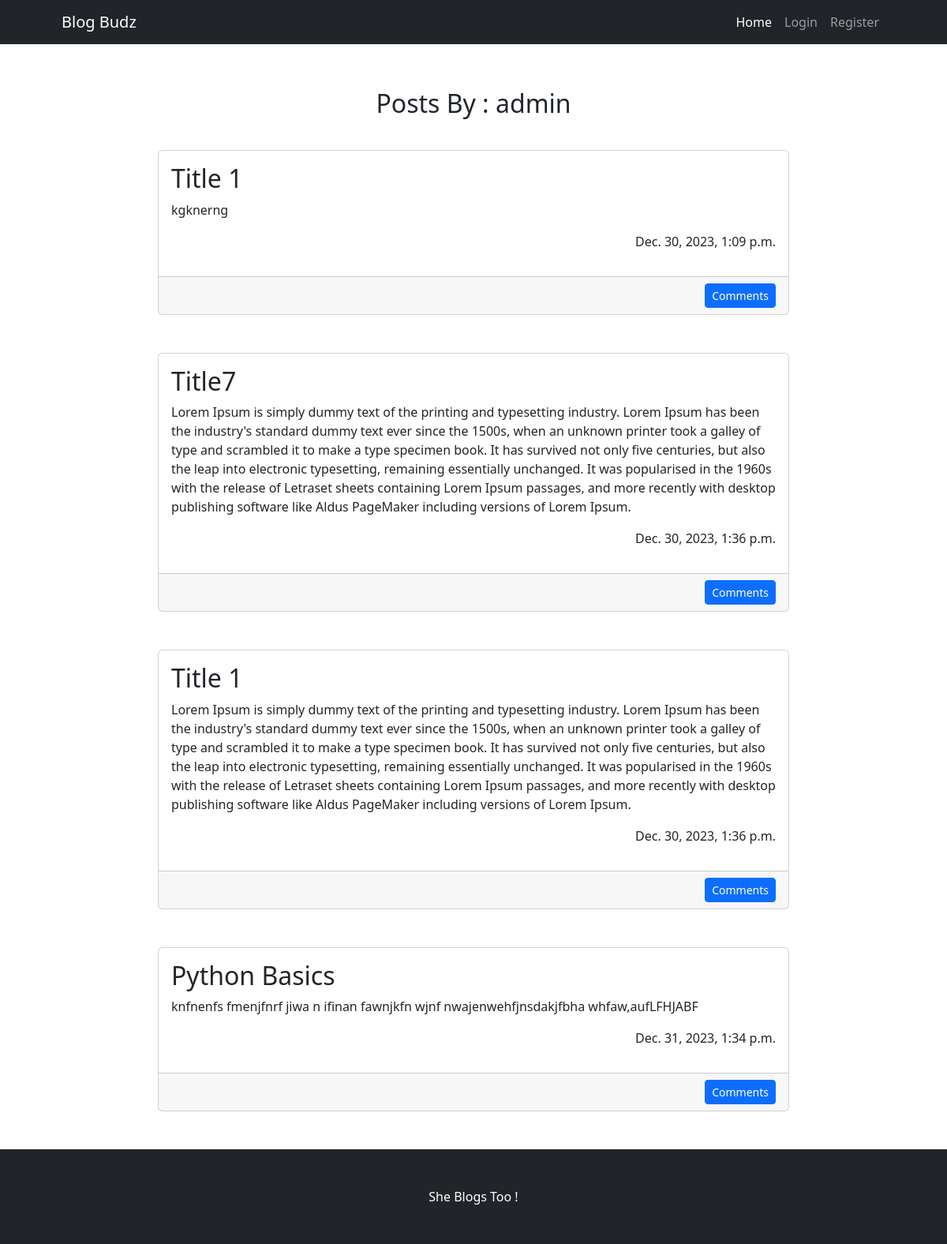
The app's page /get_articles/2, older data.
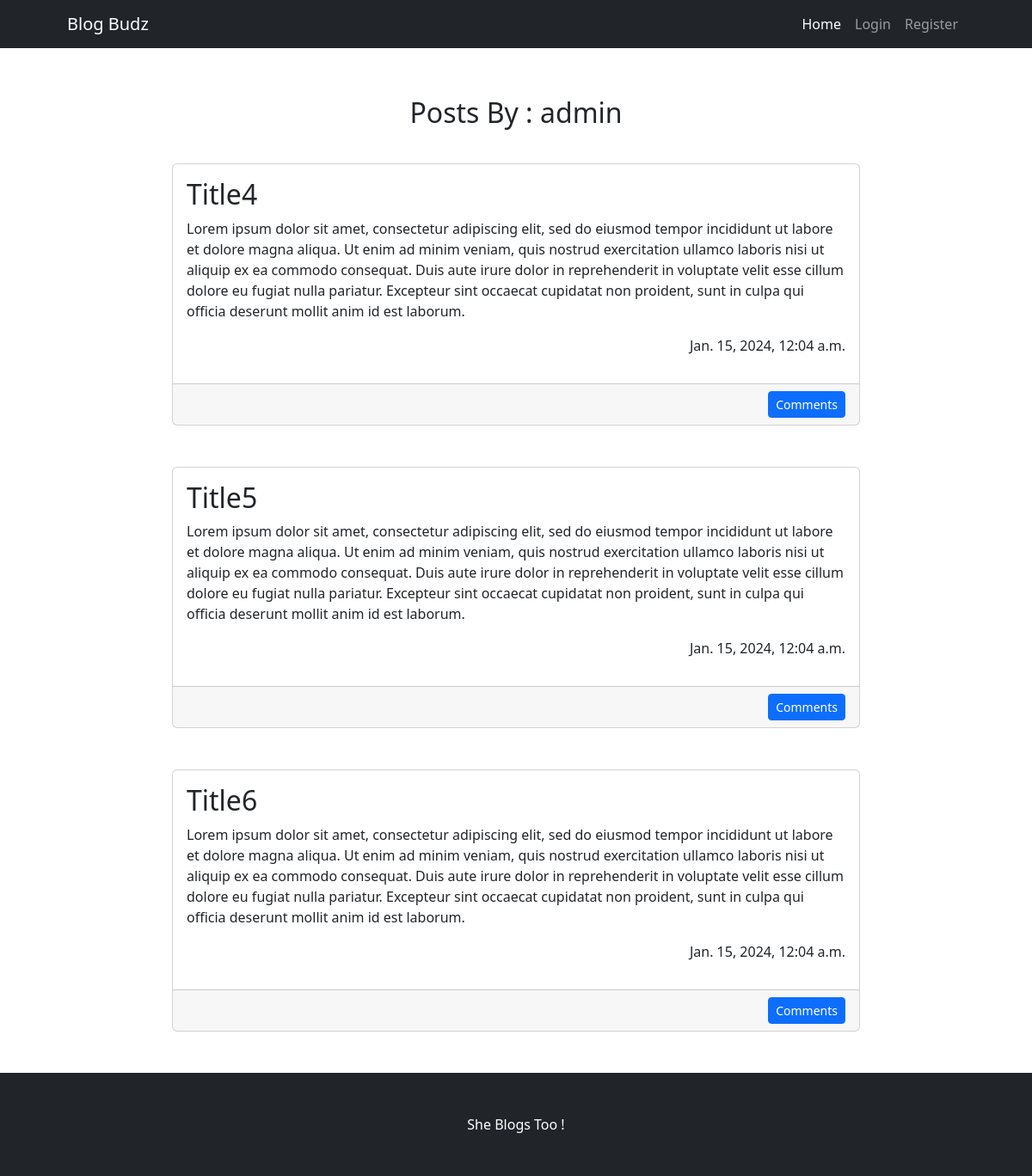
The same page, newer data.
### main/models.py (models this page shows, shortened)
class Article(models.Model):
    title = models.TextField(max_length = 256)
    description = models.TextField(max_length = 256)
    created_date = models.DateTimeField(default=datetime.now(), blank=True)
    author = models.ForeignKey(User, default=None , on_delete = models.CASCADE)

### main/views.py (the view)
# urls.py: path('get_articles/<int:pk>', views.get_articles, name = "get_articles"),
def get_articles(request, pk):
    instances = Article.objects.all().order_by("created_date").filter(author_id = pk)
    for i in instances:
        name = i.author
        break
    data = {
        "articles" : instances ,
         "name" : name
    }
    return render(request, "get_articles.html", data)

### templates/get_articles.html
{% extends 'base.html' %}
{% block content %}
<br><br>
<div class="col d-flex justify-content-center">
        <div class="bg-null my-1 py-1 text-center">
            <div ><h2>Posts By : {{ name }}</h2> </div>
        </div>
</div> <br>
{% for article in articles %}
<div class="col d-flex justify-content-center">
<div class="col-md-8 mb-5">
  <div class="card h-100">
      <div class="card-body">
          <h2 class="card-title">{{ article.title }}</h2>
          <p class="card-text">{{ article.description }}</p>
          <p class="text-end">{{article.created_date}}</p>
      </div>
      <div class="text-end">
        <div class="card-footer"><a class="btn btn-primary btn-sm" href="#!">Comments</a></div>
      </div>
  </div>
</div>
</div>
{% endfor %}
{% endblock %}

Row changes from the older to the newer data that the page shows:
removed Article: title "Title 1", description "kgknerng", created_date "Dec. 30, 2023, 1:09 p.m."
removed Article: title "Title7", description "Lorem Ipsum is simply dummy text of the printing and typesetting industry. Lorem Ipsum has been the industry's standard dummy text ever since the 1500s, when an unknown printer took a galley of type and scrambled it to make a type specimen book. It has survived not only five centuries, but also the leap into electronic typesetting, remaining essentially unchanged. It was popularised in the 1960s with the release of Letraset sheets containing Lorem Ipsum passages, and more recently with desktop publishing software like Aldus PageMaker including versions of Lorem Ipsum.", created_date "Dec. 30, 2023, 1:36 p.m."
removed Article: title "Title 1", description "Lorem Ipsum is simply dummy text of the printing and typesetting industry. Lorem Ipsum has been the industry's standard dummy text ever since the 1500s, when an unknown printer took a galley of type and scrambled it to make a type specimen book. It has survived not only five centuries, but also the leap into electronic typesetting, remaining essentially unchanged. It was popularised in the 1960s with the release of Letraset sheets containing Lorem Ipsum passages, and more recently with desktop publishing software like Aldus PageMaker including versions of Lorem Ipsum.", created_date "Dec. 30, 2023, 1:36 p.m."
removed Article: title "Python Basics", description "knfnenfs fmenjfnrf jiwa n ifinan fawnjkfn wjnf nwajenwehfjnsdakjfbha whfaw,aufLFHJABF", created_date "Dec. 31, 2023, 1:34 p.m."
added Article: title "Title4", description "Lorem ipsum dolor sit amet, consectetur adipiscing elit, sed do eiusmod tempor incididunt ut labore et dolore magna aliqua. Ut enim ad minim veniam, quis nostrud exercitation ullamco laboris nisi ut aliquip ex ea commodo consequat. Duis aute irure dolor in reprehenderit in voluptate velit esse cillum dolore eu fugiat nulla pariatur. Excepteur sint occaecat cupidatat non proident, sunt in culpa qui officia deserunt mollit anim id est laborum.", created_date "Jan. 15, 2024, 12:04 a.m."
added Article: title "Title5", description "Lorem ipsum dolor sit amet, consectetur adipiscing elit, sed do eiusmod tempor incididunt ut labore et dolore magna aliqua. Ut enim ad minim veniam, quis nostrud exercitation ullamco laboris nisi ut aliquip ex ea commodo consequat. Duis aute irure dolor in reprehenderit in voluptate velit esse cillum dolore eu fugiat nulla pariatur. Excepteur sint occaecat cupidatat non proident, sunt in culpa qui officia deserunt mollit anim id est laborum.", created_date "Jan. 15, 2024, 12:04 a.m."
added Article: title "Title6", description "Lorem ipsum dolor sit amet, consectetur adipiscing elit, sed do eiusmod tempor incididunt ut labore et dolore magna aliqua. Ut enim ad minim veniam, quis nostrud exercitation ullamco laboris nisi ut aliquip ex ea commodo consequat. Duis aute irure dolor in reprehenderit in voluptate velit esse cillum dolore eu fugiat nulla pariatur. Excepteur sint occaecat cupidatat non proident, sunt in culpa qui officia deserunt mollit anim id est laborum.", created_date "Jan. 15, 2024, 12:04 a.m."
